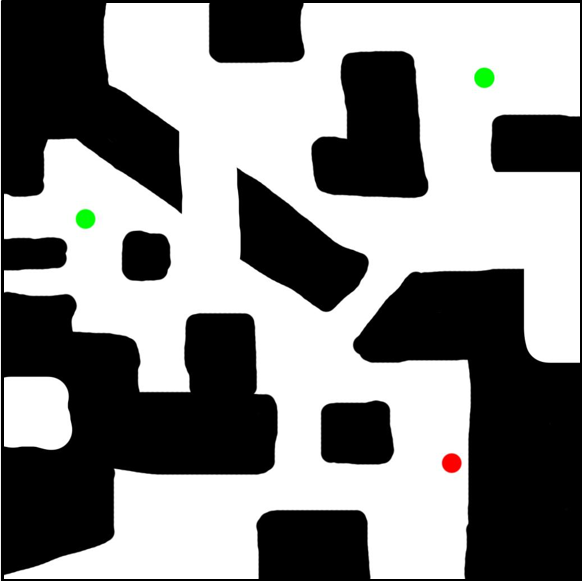
#> input picture Test.bmp, 582 x 582 px
$ python Task1.py
#> lines starting #> are read from the running program, lines starting #| are printed output that depends on the picture; after the words box and inside, x2 and y2 are one past the last pixel; in counts of white or black regions, pixels touching at a corner belong together
import cv2
import numpy as np
import matplotlib.pyplot as plt
from skimage.measure import block_reduce

# Cargamos la imagen
image_path = "Test.bmp"
image = cv2.imread(image_path, cv2.IMREAD_GRAYSCALE)
#> image: shape (582, 582); min 0, max 255, mean 136.4

# Por si no se logra cargar la imagen
if image is None:
    raise FileNotFoundError(f"No se pudo cargar la imagen en la ruta: {image_path}")

_, binary_image = cv2.threshold(image, 128, 255, cv2.THRESH_BINARY)
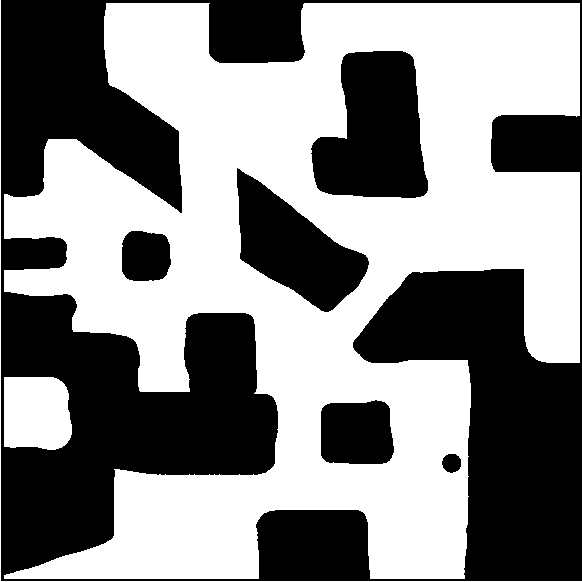
#> binary_image: shape (582, 582); 53.5% white; 6 black regions, box (x1, y1, x2, y2) and area: (1, 0, 582, 581) 128638, (311, 51, 428, 198) 12657, (237, 168, 369, 312) 9423, (321, 400, 394, 464) 4218, (122, 231, 171, 281) 2159, (442, 454, 461, 473) 284
block_size = 10
pixelated_image = block_reduce(binary_image, block_size=(block_size, block_size), func=np.mean)
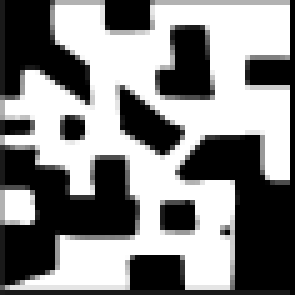
#> pixelated_image: shape (59, 59) float64 (shown 5 times larger); min 0, max 255, mean 132.8

# Aplicar umbral
pixelated_image = np.where(pixelated_image > 128, 255, 0).astype(np.uint8)
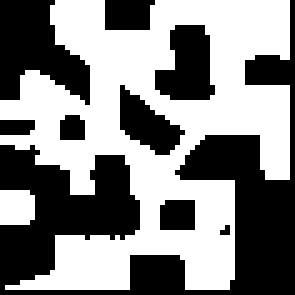
#> pixelated_image: shape (59, 59) (shown 5 times larger); 52.3% white; 9 black regions (1 under 20 px), largest, box (x1, y1, x2, y2) and area: (0, 0, 59, 59) 1059, (0, 0, 18, 21) 235, (31, 5, 43, 20) 129

# Guardar la imagen pixelada
cv2.imwrite("pixelated_image.bmp", pixelated_image)

# Mostrar las imágenes originales y pixeladas
fig, axs = plt.subplots(1, 2, figsize=(10, 5))

axs[0].imshow(binary_image, cmap="gray")
axs[0].set_title("Imagen binarizada")
axs[0].axis("off")

axs[1].imshow(pixelated_image, cmap="gray", vmin=0, vmax=255)
axs[1].set_title("Imagen pixelada")
axs[1].axis("off")

plt.savefig("resultado.png")
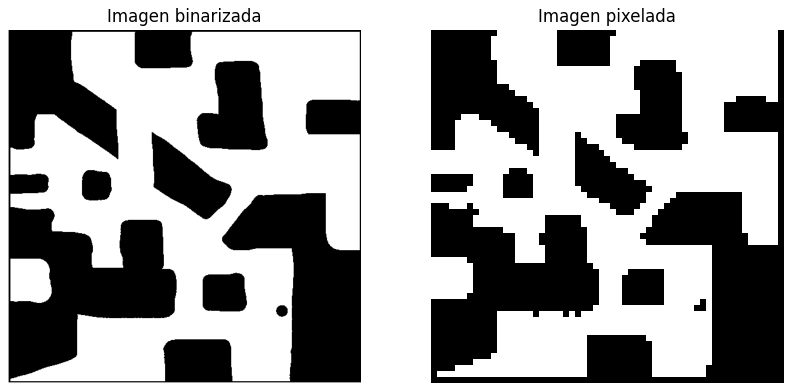
#> figure drawn by matplotlib, 2 panels
